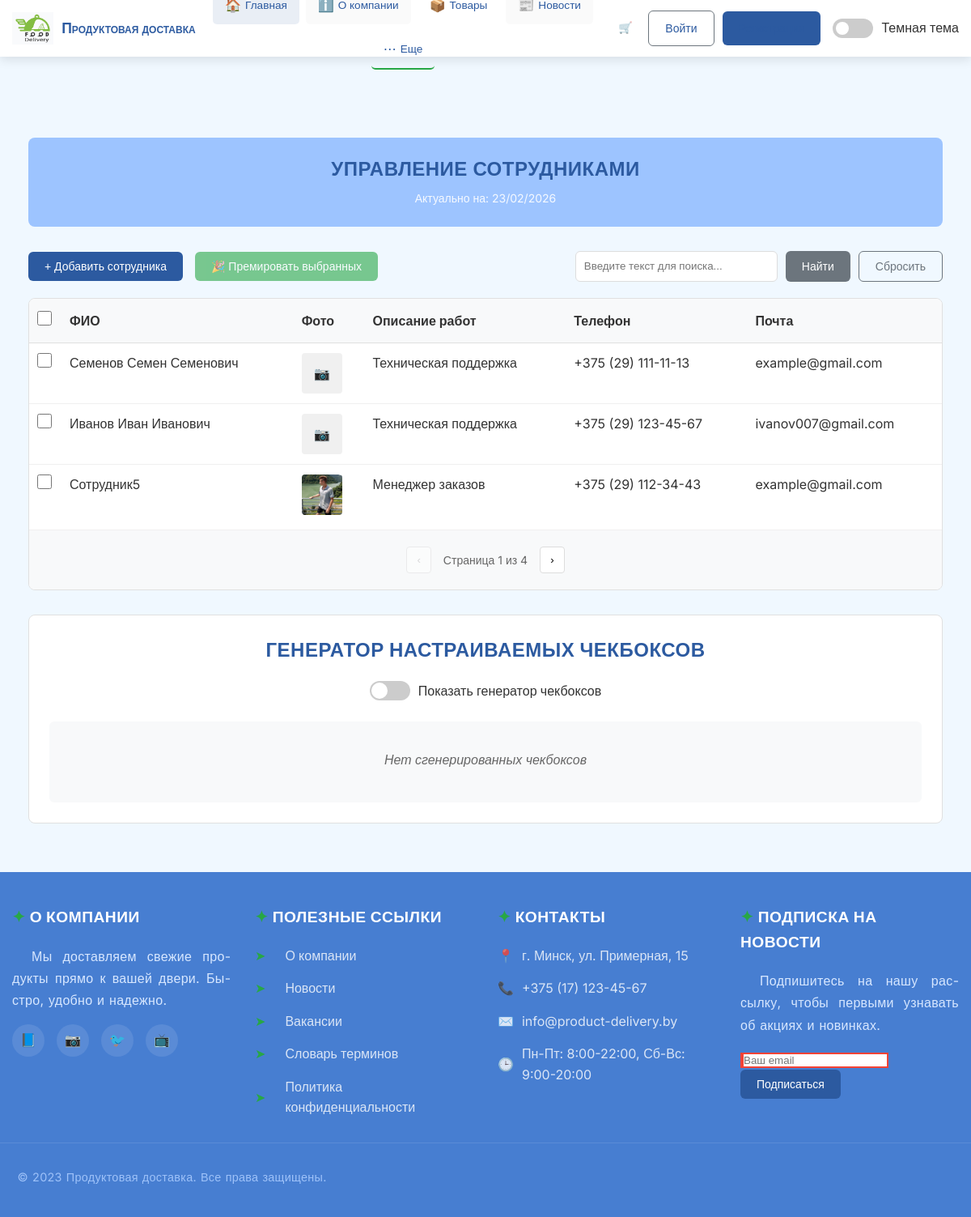
The page /employee-management/ on the database its author committed.
### delivery_app/models.py (models this page shows, shortened)
class Employee(models.Model):
    user = models.OneToOneField(
        User,
        on_delete=models.CASCADE,
        related_name='employee_profile',
        null=True,  # Разрешаем null для обратной совместимости
        blank=True
    )
    date_of_birth = models.DateField(
        validators=[validate_age],
        null=True,  # Разрешаем null для новых полей
        blank=True
    )
    position = models.CharField(max_length=100)
    photo = models.ImageField(upload_to='employee_photos/', blank=True, null=True)
    phone = models.CharField(
        max_length=20,
        validators=[validate_phone],
        blank=True,
        help_text="Формат: +375 (29) XXX-XX-XX"
    )
    first_name = models.CharField(
        max_length=100,
        verbose_name="Имя",
        default="Неизвестно"  # Значение по умолчанию
    )
    last_name = models.CharField(
        max_length=100,
        verbose_name="Фамилия",
        default="Неизвестно"  # Значение по умолчанию
    )
    middle_name = models.CharField(
        max_length=100,
        verbose_name="Отчество",
        blank=True,
        default=""
    )
    email = models.EmailField(
        verbose_name="Email",
        default="unknown@example.com"  # Значение по умолчанию
    )
    def get_full_name(self):
        parts = []
        if self.last_name and self.last_name != "Неизвестно":
            parts.append(self.last_name)
        if self.first_name and self.first_name != "Неизвестно":
            parts.append(self.first_name)
        if self.middle_name:
            parts.append(self.middle_name)
        if not parts and self.user:
            return self.user.username
        return ' '.join(parts) if parts else "Неизвестный сотрудник"

### delivery_app/views.py (the view, shortened to what this page needs)
# urls.py: path('employee-management/', views.employee_management, name='employee_management'),
def employee_management(request):
    employees = Employee.objects.all()
    query = request.GET.get('q', '').strip()
    employees = Employee.objects.all().order_by('-id')
    selected_employees_str = request.GET.get('selected_employees', '')
    if selected_employees_str:
        try:
            selected_employees = [int(id) for id in selected_employees_str.split(',') if id]
        except ValueError:
            selected_employees = []
    else:
        selected_employees = []
    paginator = Paginator(employees, 3)
    page_number = request.GET.get('page')
    page_obj = paginator.get_page(page_number)
    employees_data = []
    for employee in employees:
        employee_data = {
            'id': employee.id,
            'fio': employee.get_full_name(),
            'photo': employee.photo.url if employee.photo else '',
            'description': employee.position,
            'phone': employee.phone,
            'email': employee.email,
        }
        employees_data.append(employee_data)
    context = {
        'current_date': timezone.now().strftime('%d/%m/%Y'),
        'page_obj': page_obj,  # Используем page_obj для пагинации
        'selected_employees': selected_employees,  # Передаем выбранных сотрудников
        'employees_json': json.dumps(employees_data),
    }
    return render(request, 'delivery_app/employee_management.html', context)

### delivery_app/templates/delivery_app/employee_management.html (shortened to what this page needs)
{% extends "delivery_app/base.html" %}
{% load static %}
{% block content %}
<div class="employee-management">
    <div class="management-header">
        <h1>Управление сотрудниками</h1>
        <div class="header-info">
            <span>Актуально на: {{ current_date }}</span>
        </div>
    </div>
    <div class="management-panel">
        <button id="add-employee-btn" class="btn btn-primary">
            <span>+ Добавить сотрудника</span>
        </button>
        <button id="premiace-btn" class="btn btn-success" disabled>
            <span>🎉 Премировать выбранных</span>
        </button>
        <div class="filter-section">
            <input type="text" id="filter-input" placeholder="Введите текст для поиска...">
            <button id="filter-btn" class="btn btn-secondary">Найти</button>
            <button id="reset-filter-btn" class="btn btn-outline">Сбросить</button>
        </div>
    </div>
    <div class="table-container">
        <form id="employees-form" method="get">
            <table id="employees-table" class="employees-table">
                <thead>
                    <tr>
                        <th width="40">
                            <input type="checkbox" id="select-all">
                        </th>
                        <th>ФИО</th>
                        <th>Фото</th>
                        <th>Описание работ</th>
                        <th>Телефон</th>
                        <th>Почта</th>
                    </tr>
                </thead>
                <tbody id="employees-tbody">
                    {% for employee in page_obj %}
                    <tr data-employee-id="{{ employee.id }}">
                        <td>
                            <input type="checkbox" class="employee-checkbox" name="selected_employees"
                                value="{{ employee.id }}" {% if employee.id in selected_employees %}checked{% endif %}>
                        </td>
                        <td>{{ employee.get_full_name }}</td>
                        <td>
                            {% if employee.photo %}
                            <img src="{{ employee.photo.url }}" alt="{{ employee.get_full_name }}"
                                class="employee-photo-table">
                            {% else %}
                            <div class="photo-placeholder">📷</div>
                            {% endif %}
                        </td>
                        <td>{{ employee.position }}</td>
                        <td>{{ employee.phone }}</td>
                        <td>{{ employee.email }}</td>
                    </tr>
                    {% empty %}
                    <tr>
                        <td colspan="6" style="text-align: center; padding: 40px; color: #666;">
                            Сотрудники не найдены
                        </td>
                    </tr>
                    {% endfor %}
                </tbody>
            </table>
            <div class="pagination">
                {% if page_obj.has_previous %}
                <button type="submit" name="page" value="{{ page_obj.previous_page_number }}"
                    class="pagination-btn">‹</button>
                {% else %}
                <button type="button" class="pagination-btn" disabled>‹</button>
                {% endif %}
                <span class="page-info">
                    Страница {{ page_obj.number }} из {{ page_obj.paginator.num_pages }}
                </span>
                {% if page_obj.has_next %}
                <button type="submit" name="page" value="{{ page_obj.next_page_number }}"
                    class="pagination-btn">›</button>
                {% else %}
                <button type="button" class="pagination-btn" disabled>›</button>
                {% endif %}
            </div>
        </form>
    </div>
    <div class="checkbox-generator-section">
        <h3>Генератор настраиваемых чекбоксов</h3>
        <div class="generator-toggle">
            <label class="toggle-label">
                <span class="toggle-slider"></span>
                <span class="toggle-text">Показать генератор чекбоксов</span>
            </label>
        </div>
        <div id="generated-checkboxes-container" class="checkboxes-container"></div>
    </div>
</div>
{% endblock %}

### delivery_app/static/delivery_app/css/style.css (style rules this page uses)
:root { --primary-color: #2c5aa0; --primary-dark: #1e3d6f; --primary-light: #3a6bc0; --secondary-color: #4CAF50; --secondary-dark: #388E3C; --accent-color: #FF9800; --text-dark: #2c3e50; --text-light: #6c757d; --bg-light: #f8f9fa; --bg-white: #ffffff; --border-color: #e9ecef; --shadow: 0 4px 12px rgba(0, 0, 0, 0.1); --shadow-hover: 0 8px 24px rgba(0, 0, 0, 0.15); }
* { margin: 0; padding: 0; box-sizing: border-box; }
body { font-family: 'Segoe UI', Tahoma, Geneva, Verdana, sans-serif; line-height: 1.6; color: var(--text-dark); background-color: var(--bg-light); }
h1, h2, h3, h4, h5, h6 { color: var(--primary-color); margin-bottom: 1rem; font-weight: 600; }
h1 { font-size: 2.5em; line-height: 1.2; }
h3 { font-size: 1.5em; }
.btn { display: inline-block; padding: 12px 24px; border: none; border-radius: 8px; font-size: 1em; font-weight: 500; text-align: center; cursor: pointer; transition: all 0.3s ease; text-decoration: none; position: relative; overflow: hidden; }
.btn:disabled { opacity: 0.6; cursor: not-allowed; }
.btn-primary { background-color: var(--primary-color); color: white; }
.btn-secondary { background-color: var(--secondary-color); color: white; }
.btn-outline { background-color: transparent; color: var(--primary-color); border: 2px solid var(--primary-color); }

### delivery_app/templates/delivery_app/base.html (style rules this page uses)
:root { --primary-color: #2c5aa0; --secondary-color: #f8f9fa; --accent-color: #28a745; --text-color: #333; --light-text: #6c757d; --border-color: #e9ecef; --shadow: 0 4px 12px rgba(0, 0, 0, 0.1); --transition: all 0.3s ease; }
* { margin: 0; padding: 0; box-sizing: border-box; }
body { font-family: 'Inter', sans-serif; line-height: 1.6; color: var(--text-color); background-color: #f0f8ff; background-image: radial-gradient(ellipse at 30% 20%, rgba(173, 216, 230, 0.4) 0%, transparent 50%), radial-gradient(ellipse at 70% 80%, rgba(135, 206, 250, 0.3) 0%, transparent 50%) fixed !important; background-attachment: fixed !important; display: flex; flex-direction: column; min-height: 100vh; }
h1, h2, h3 { font-weight: 700; margin-bottom: 1rem; text-transform: uppercase; letter-spacing: 0.5px; }
.btn { padding: 10px 20px; border-radius: 5px; font-weight: 500; transition: var(--transition); border: none; cursor: pointer; }
.btn { padding: 6px 12px; border-radius: 5px; font-weight: 500; transition: var(--transition); border: none; cursor: pointer; display: inline-flex; align-items: center; gap: 5px; font-size: 0.9rem; }
.btn-primary { background-color: var(--primary-color); color: white; }
.btn-outline { background-color: transparent; border: 1px solid var(--primary-color); color: var(--primary-color); }

### rows shown on the page
Employee: get_full_name "Семенов Семен Семенович", position "Техническая поддержка", phone "+375 (29) 111-11-13", email "example@gmail.com"
Employee: get_full_name "Иванов Иван Иванович", position "Техническая поддержка", phone "+375 (29) 123-45-67", email "ivanov007@gmail.com"
Employee: get_full_name "Сотрудник5", photo (picture), position "Менеджер заказов", phone "+375 (29) 112-34-43", email "example@gmail.com"

### other values the page prints
{{ page_obj.number }} "1"
{{ page_obj.paginator.num_pages }} "4"
